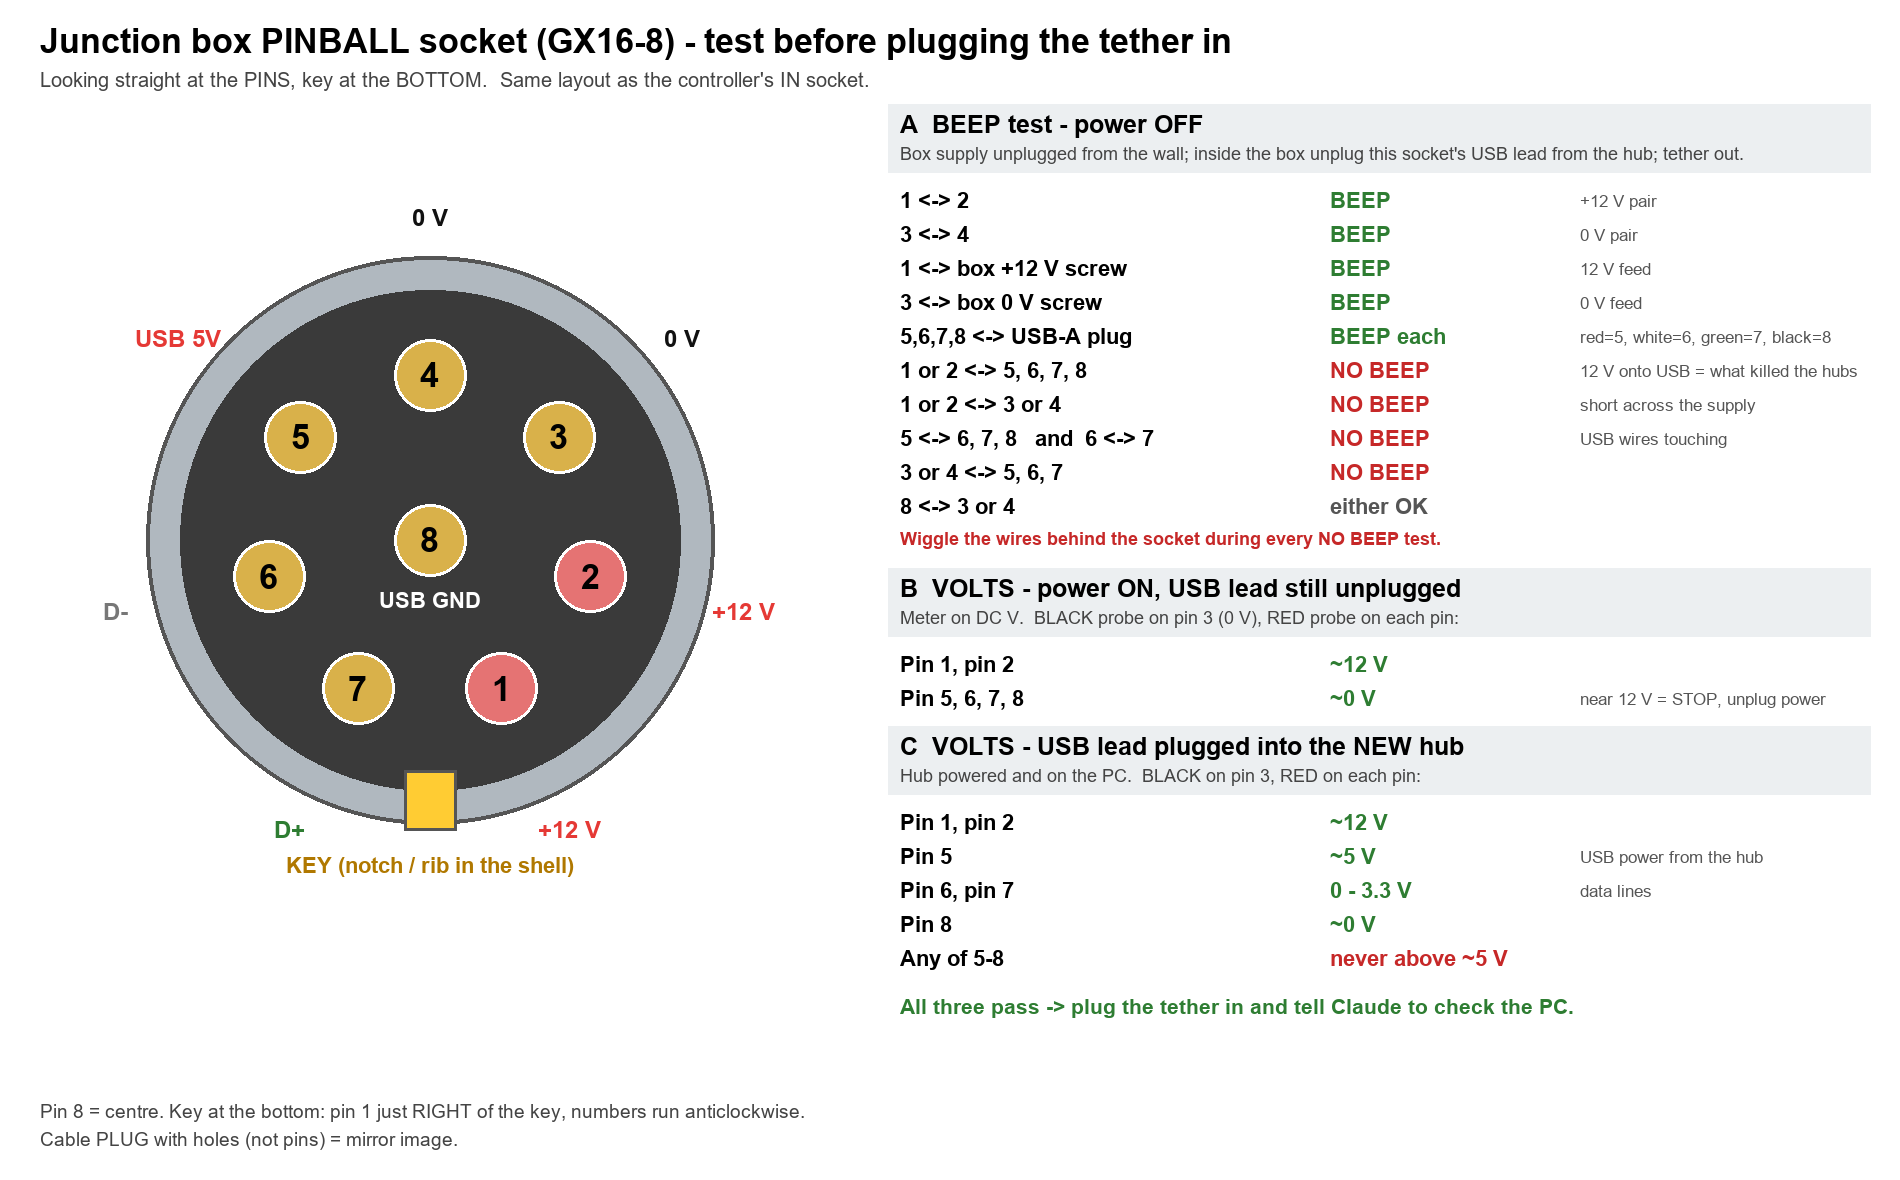

This figure's Python source:
#!/usr/bin/env python3
"""GX16-8 junction-box (PINBALL) socket: pin face with the key at the BOTTOM + beep/voltage tests and expected results.
Run: python docs/gx16_box_test.py  ->  docs/gx16_box_test.png"""
import math, os
from PIL import Image, ImageDraw, ImageFont


def F(s, b=False):
    for p in (["C:/Windows/Fonts/arialbd.ttf", "/System/Library/Fonts/Supplemental/Arial Bold.ttf"] if b else
              ["C:/Windows/Fonts/arial.ttf", "/System/Library/Fonts/Supplemental/Arial.ttf"]):
        if os.path.exists(p):
            return ImageFont.truetype(p, s)
    return ImageFont.load_default()


W, H = 1900, 1180
im = Image.new("RGB", (W, H), "white"); d = ImageDraw.Draw(im)
d.text((40, 22), "Junction box PINBALL socket (GX16-8) - test before plugging the tether in", font=F(34, True), fill="black")
d.text((40, 68), "Looking straight at the PINS, key at the BOTTOM.  Same layout as the controller's IN socket.", font=F(20), fill="#444")

# ---- pin face
cx, cy, R = 430, 540, 250
d.ellipse([cx-R-34, cy-R-34, cx+R+34, cy+R+34], fill="#b0b8bf", outline="#555", width=4)
d.ellipse([cx-R, cy-R, cx+R, cy+R], fill="#3a3a3a")
d.rectangle([cx-26, cy+R-20, cx+26, cy+R+40], fill="#ffcc33", outline="#555", width=3)
d.text((cx, cy+R+75), "KEY (notch / rib in the shell)", font=F(22, True), fill="#b07800", anchor="mm")
NAME = {1: "+12 V", 2: "+12 V", 3: "0 V", 4: "0 V", 5: "USB 5V", 6: "D-", 7: "D+", 8: "USB GND"}
COL = {1: "#e53935", 2: "#e53935", 3: "#111", 4: "#111", 5: "#e53935", 6: "#777", 7: "#2e7d32", 8: "#fff"}
pos = {}
for i in range(7):        # beep-tested: key at TOP -> pin 1 left of key, anticlockwise; here rotated 180 deg
    a = math.radians(-90 - 360 / 7 * (i + 0.5) + 180)
    pos[i + 1] = (cx + 0.66 * R * math.cos(a), cy + 0.66 * R * math.sin(a))
pos[8] = (cx, cy)
for n, (x, y) in pos.items():
    d.ellipse([x-36, y-36, x+36, y+36], fill="#e57373" if n in (1, 2) else "#d9b14a", outline="white", width=3)
    d.text((x, y), str(n), font=F(34, True), fill="black", anchor="mm")
    if n == 8:
        d.text((x, y + 60), NAME[n], font=F(22, True), fill="white", anchor="mm")
    else:
        d.text((cx + (x - cx) * 1.95, cy + (y - cy) * 1.95), NAME[n], font=F(24, True), fill=COL[n], anchor="mm")
d.text((40, 1100), "Pin 8 = centre. Key at the bottom: pin 1 just RIGHT of the key, numbers run anticlockwise.", font=F(19), fill="#444")
d.text((40, 1128), "Cable PLUG with holes (not pins) = mirror image.", font=F(19), fill="#444")

# ---- tests
GREEN, RED, GREY = "#2e7d32", "#c62828", "#555"
x0, y = 900, 110


def head(t, sub):
    global y
    d.rectangle([x0 - 12, y - 6, W - 30, y + 62], fill="#eceff1")
    d.text((x0, y), t, font=F(25, True), fill="black")
    d.text((x0, y + 33), sub, font=F(18), fill="#444")
    y += 78


def row(test, expect, col, note=""):
    global y
    d.text((x0, y), test, font=F(22, True), fill="black")
    d.text((x0 + 430, y), expect, font=F(22, True), fill=col)
    if note:
        d.text((x0 + 680, y + 3), note, font=F(17), fill=GREY)
    y += 34


head("A  BEEP test - power OFF", "Box supply unplugged from the wall; inside the box unplug this socket's USB lead from the hub; tether out.")
row("1 <-> 2", "BEEP", GREEN, "+12 V pair")
row("3 <-> 4", "BEEP", GREEN, "0 V pair")
row("1 <-> box +12 V screw", "BEEP", GREEN, "12 V feed")
row("3 <-> box 0 V screw", "BEEP", GREEN, "0 V feed")
row("5,6,7,8 <-> USB-A plug", "BEEP each", GREEN, "red=5, white=6, green=7, black=8")
row("1 or 2 <-> 5, 6, 7, 8", "NO BEEP", RED, "12 V onto USB = what killed the hubs")
row("1 or 2 <-> 3 or 4", "NO BEEP", RED, "short across the supply")
row("5 <-> 6, 7, 8   and  6 <-> 7", "NO BEEP", RED, "USB wires touching")
row("3 or 4 <-> 5, 6, 7", "NO BEEP", RED, "")
row("8 <-> 3 or 4", "either OK", GREY, "")
d.text((x0, y), "Wiggle the wires behind the socket during every NO BEEP test.", font=F(18, True), fill=RED); y += 46

head("B  VOLTS - power ON, USB lead still unplugged", "Meter on DC V.  BLACK probe on pin 3 (0 V), RED probe on each pin:")
row("Pin 1, pin 2", "~12 V", GREEN)
row("Pin 5, 6, 7, 8", "~0 V", GREEN, "near 12 V = STOP, unplug power")
y += 12

head("C  VOLTS - USB lead plugged into the NEW hub", "Hub powered and on the PC.  BLACK on pin 3, RED on each pin:")
row("Pin 1, pin 2", "~12 V", GREEN)
row("Pin 5", "~5 V", GREEN, "USB power from the hub")
row("Pin 6, pin 7", "0 - 3.3 V", GREEN, "data lines")
row("Pin 8", "~0 V", GREEN)
row("Any of 5-8", "never above ~5 V", RED, "")
y += 14
d.text((x0, y), "All three pass -> plug the tether in and tell Claude to check the PC.", font=F(21, True), fill=GREEN)
im.save(os.path.join(os.path.dirname(os.path.abspath(__file__)), "gx16_box_test.png"))
print("written")
